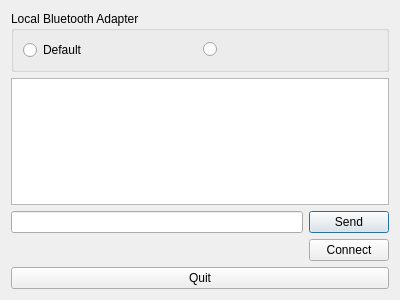
<?xml version="1.0" encoding="UTF-8"?>
<ui version="4.0">
 <class>Chat</class>
 <widget class="QDialog" name="Chat">
  <property name="geometry">
   <rect>
    <x>0</x>
    <y>0</y>
    <width>400</width>
    <height>300</height>
   </rect>
  </property>
  <property name="windowTitle">
   <string>Bluetooth </string>
  </property>
  <layout class="QVBoxLayout" name="verticalLayout">
   <item>
    <widget class="QGroupBox" name="localAdapterBox">
     <property name="title">
      <string>Local Bluetooth Adapter</string>
     </property>
     <property name="checkable">
      <bool>false</bool>
     </property>
     <layout class="QHBoxLayout" name="horizontalLayout_3">
      <item>
       <widget class="QRadioButton" name="firstAdapter">
        <property name="text">
         <string>Default</string>
        </property>
       </widget>
      </item>
      <item>
       <widget class="QRadioButton" name="secondAdapter">
        <property name="text">
         <string/>
        </property>
       </widget>
      </item>
     </layout>
    </widget>
   </item>
   <item>
    <widget class="QTextEdit" name="chat">
     <property name="focusPolicy">
      <enum>Qt::NoFocus</enum>
     </property>
    </widget>
   </item>
   <item>
    <layout class="QHBoxLayout" name="horizontalLayout">
     <item>
      <widget class="QLineEdit" name="sendText"/>
     </item>
     <item>
      <widget class="QPushButton" name="sendButton">
       <property name="text">
        <string>Send</string>
       </property>
       <property name="default">
        <bool>true</bool>
       </property>
      </widget>
     </item>
    </layout>
   </item>
   <item>
    <layout class="QHBoxLayout" name="horizontalLayout_2">
     <item>
      <spacer name="horizontalSpacer">
       <property name="orientation">
        <enum>Qt::Horizontal</enum>
       </property>
       <property name="sizeHint" stdset="0">
        <size>
         <width>40</width>
         <height>20</height>
        </size>
       </property>
      </spacer>
     </item>
     <item>
      <widget class="QPushButton" name="connectButton">
       <property name="text">
        <string>Connect</string>
       </property>
      </widget>
     </item>
    </layout>
   </item>
   <item>
    <widget class="QPushButton" name="quitButton">
     <property name="text">
      <string>Quit</string>
     </property>
    </widget>
   </item>
  </layout>
 </widget>
 <resources/>
 <connections/>
</ui>
